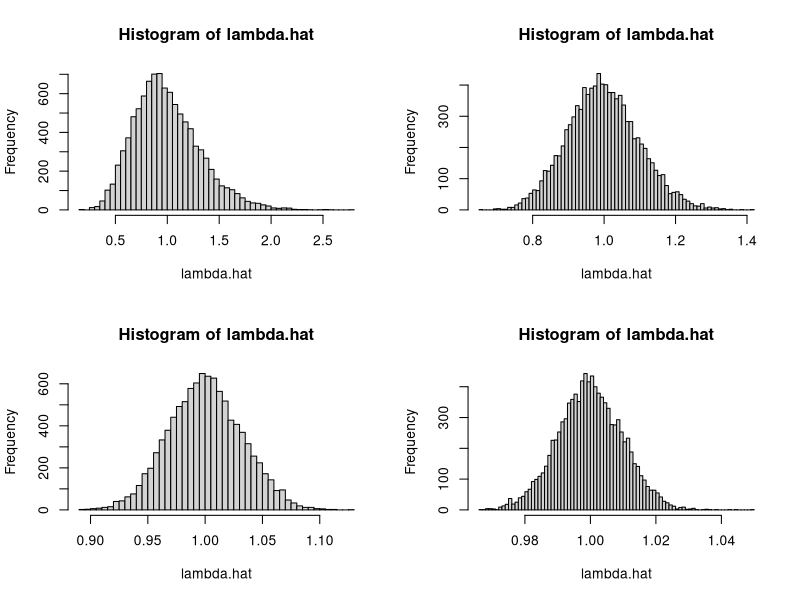

Generate this figure with R:
op<-par(mfrow=c(2,2))
m<-10000
for(i in 1:4)
{
n=10^i
lambda.hat<-NULL
for(j in 1:m)
{
x<-rexp(n,1)
lambda.hat<-c(lambda.hat,mean(x))
}
hist(lambda.hat,breaks='FD')
}
par(op)
